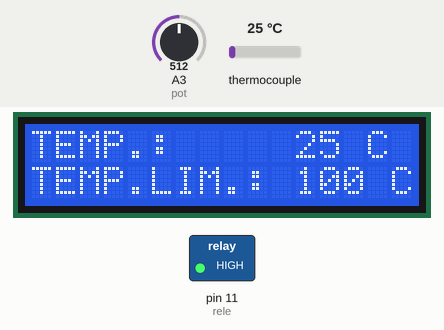
This sketch was run on a simulated Arduino Uno, built with avr-gcc and run on an emulated ATmega328P. Shown: 16×2 character LCD, switched loads named in the sketch (green lamp = pin HIGH). Inputs (shaded band) come from the test bench; at power-on: A3 (pot) = 512, thermocouple 25 °C. What the sketch prints to the serial monitor is not drawn.

Above: at 1.7 s.
1.8 s: A3 (pot) set to 162
At 2.9 s:
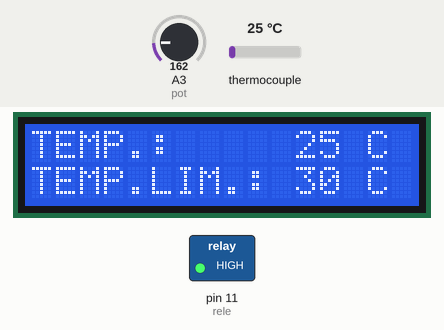
3.7 s: A3 (pot) set to 143
At 4.1 s:
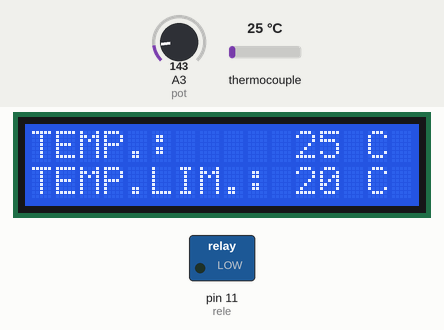
5.3 s: thermocouple set to 22 °C
At 6.5 s:
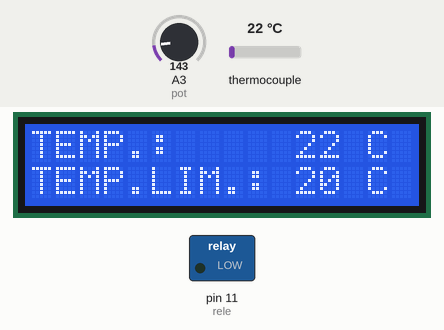
6.9 s: thermocouple set to 17 °C
At 7.7 s:
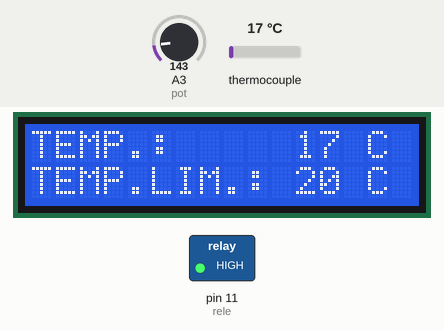
8.5 s: thermocouple set to 6 °C
At 8.9 s:
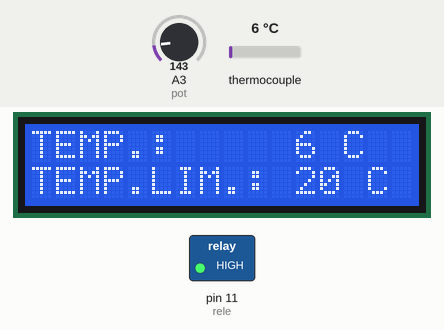
10.0 s: A3 (pot) set to 57
At 11.1 s:
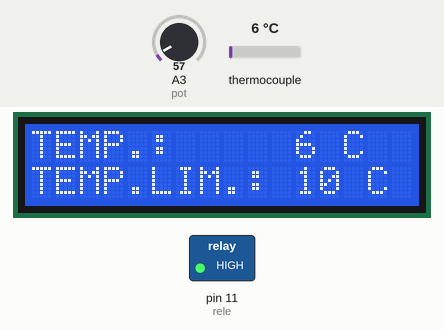
11.6 s: A3 (pot) set to 47
Timing chart, 0 to 14.2 s (numbered marks = the images above; inputs shaded):
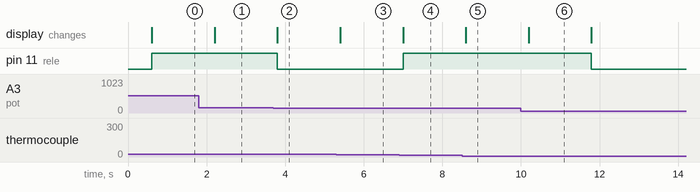

Measured:
- the behaviour switches between 154 and 153 on A3 (pot) (found by bisection; images 1 and 2)
- the behaviour switches between 20 and 19 °C on thermocouple (found by bisection; images 3 and 4)
- after the input at 1.8 s, the display: changes after 0.40 s (image 1)
- after the input at 3.7 s, pin 11 (rele): HIGH → LOW after 0.10 s; the display: changes after 0.10 s (image 2)
- after the input at 5.3 s, the display: changes after 0.10 s (image 3)
- after the input at 6.9 s, pin 11 (rele): LOW → HIGH after 0.10 s; the display: changes after 0.10 s (image 4)
- after the input at 8.5 s, the display: changes after 0.10 s (image 5)
- after the input at 10.0 s, the display: changes after 0.19 s (image 6)
- after the input at 11.6 s, pin 11 (rele): HIGH → LOW after 0.19 s

The sketch:

programa_estufa.ino
```cpp
#include <Wire.h> // Biblioteca utilizada para fazer a comunicação com o I2C
#include <LiquidCrystal_I2C.h> // Biblioteca utilizada para fazer a comunicação com o display 20x4
#include <max6675.h>  // Biblioteca para o termopar

#define col 16 // Serve para definir o numero de colunas do display utilizado
#define lin  2 // Serve para definir o numero de linhas do display utilizado
#define ende  0x3F // Serve para definir o endereço do display.

LiquidCrystal_I2C lcd(ende,col,lin); // Chamada da funcação LiquidCrystal para ser usada com o I2C

#define ktcSO 8 //PINO DIGITAL (SO)
#define ktcCS 9 //PINO DIGITAL (CS)
#define ktcCLK 10 //PINO DIGITAL (CLK / SCK)

MAX6675 ktc(ktcCLK, ktcCS, ktcSO); //CRIA UMA INSTÂNCIA UTILIZANDO OS PINOS (CLK, CS, SO)

#define rele 11
float temperatura, temperaturaLimite;

const int pot = A3;


void setup() {

  lcd.init(); // Serve para iniciar a comunicação com o display já conectado
  lcd.backlight(); // Serve para ligar a luz do display
  lcd.clear(); // Serve para limpar a tela do display
  pinMode(pot, INPUT);
  pinMode(rele, OUTPUT);

  Serial.begin(9600); //INICIALIZA A SERIAL
  delay(500); //INTERVALO DE 500 MILISSEGUNDOS

}

void loop() {

   temperatura = ktc.readCelsius();
   temperaturaLimite = (map(analogRead(pot), 0, 1023, 0, 20))*10;

   Serial.print("TemperaturaLimite: "); //IMPRIME O TEXTO NO MONITOR SERIAL
   Serial.print(temperaturaLimite); //IMPRIME NO MONITOR SERIAL A TEMPERATURA MEDIDA
   Serial.print("  Temperatura: "); //IMPRIME O TEXTO NO MONITOR SERIAL
   Serial.print(temperatura); //IMPRIME NO MONITOR SERIAL A TEMPERATURA MEDIDA
   Serial.println("°C"); //IMPRIME O TEXTO NO MONITOR SERIAL
   lcd.setCursor(0,0); // Coloca o cursor do display na coluna 0 e linha 0
   lcd.print("TEMP.:     ");
   lcd.print(round(temperatura));
   lcd.print(" C ");
   lcd.setCursor(0,1); // Coloca o cursor do display na coluna 0 e linha 1
   lcd.print("TEMP.LIM.: ");
   lcd.print(round(temperaturaLimite));
   lcd.print(" C ");

   if(temperatura < temperaturaLimite){

     digitalWrite(rele, HIGH);

   }
   else{

     digitalWrite(rele,LOW);

   }

   delay(500);  // delay de 3 segundos com todas as mensagens na tela
   //lcd.clear(); // Limpa o display até o loop ser reiniciado

}
```
